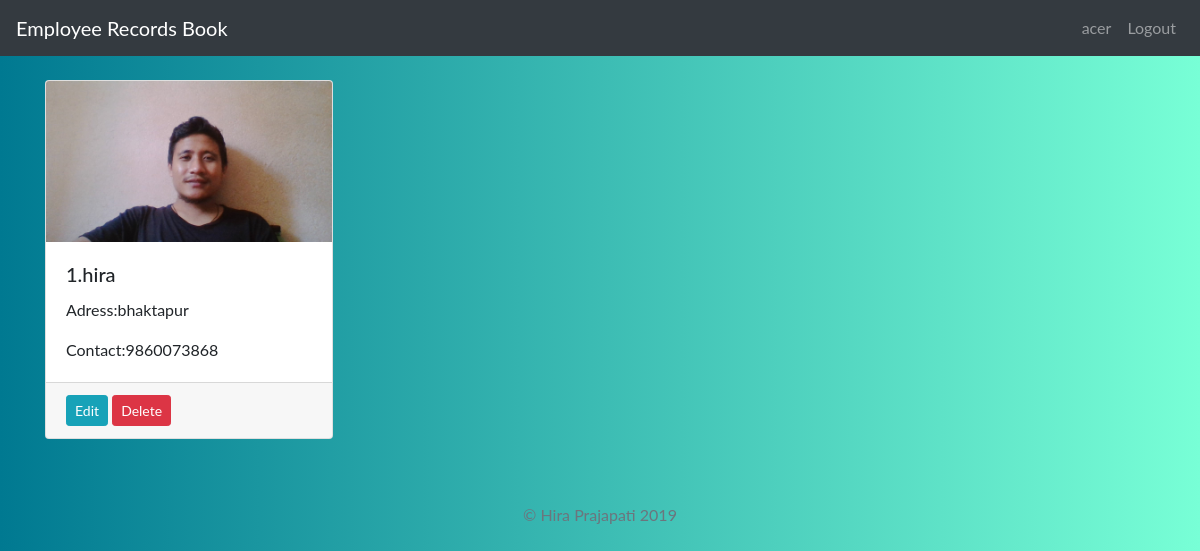
The page /employee/ (signed in) on the database its author committed.
### main/models.py (models this page shows, shortened)
class Employee(models.Model):
    name = models.CharField(max_length=50,unique=True)
    address = models.CharField(max_length=200)
    contact = models.CharField(max_length=200)
    password = models.CharField(max_length=32)
    image = models.ImageField(upload_to="media/")

### main/views.py (the view)
# urls.py: path('employee/', views.employee, name='employee'),
@permission_required('is_superuser', raise_exception=True)
def employee(request):
    employee = Employee.objects.all()
    return render(request, 'main/employees.html', {'employee': employee})

### main/templates/main/employees.html
{% extends 'base.html' %}
{% block content %}
{% for employee in employee %}
<br>
 <div class="card text-black mb-3" style="width: 18rem;">
    <img src="{{employee.image.url}}" class="card-img-top">
    <div class="card-body">
       <h5 class="card-title">{{employee.id}}.{{employee.name}}</h5>
    <p class="card-text">Adress:{{employee.address}}</p>
    <p class="card-text">Contact:{{employee.contact}}</p>
    </div>
    <div class="card-footer">
       <a type="button"  class="btn btn-info btn-sm" href="edit/{{employee.id}}">Edit</a> <a type="button" class="btn btn-danger btn-sm" href="delete/{{employee.id}}">Delete</a>
    </div>
    </div>
{% endfor %}
{% endblock %}

### employee/templates/employee/base.html (shortened to what this page needs)
<!DOCTYPE html>
<html>
<head>
    <link rel="stylesheet" href="https://stackpath.bootstrapcdn.com/bootstrap/4.3.1/css/bootstrap.min.css">
</head>
<body>
{% load staticfiles %}
<div class="sticky-top">
<nav class="navbar navbar-expand-lg navbar-dark bg-dark" id="nav">
    <a class="navbar-brand" href="/"> Employee Records Book</a>
    <div class="collapse navbar-collapse">
         {% if user.is_authenticated %}
        <ul class="navbar-nav ml-auto">
            <li class="nav-item">
        <a class="nav-link">{{user.username}}</a>
      </li>
     <li class="nav-item">
        <a class="nav-link" href="javascript:{document.getElementById('logout').submit()}" onclick="">Logout</a>
      </li>
        </ul>
    {% else %}
        <ul class="navbar-nav ml-auto">
            <li class="nav-item">
        <a class="nav-link" href="/login">Login</a>
      </li>
        </ul>
        {%endif%}
    </div>
</nav>
    </div>
<div class="container">
    {% block content%}
    {% endblock %}
</div>
<br>
<br>
<footer class="text-muted">
  <div class="container text-center">
    <p>© Hira Prajapati {% now "Y" %}</p>
  </div>
</footer>
</body>
</html>

### employee/templates/employee/base.html (style rules this page uses)
body { margin: 0; font-family: "Lato", sans-serif; background: -webkit-linear-gradient(left, #007991, #78ffd6); }

### rows shown on the page
Employee: image (picture), id "1", name "hira", address "bhaktapur", contact "9860073868"

### other values the page prints
{{ user.username }} "acer"
